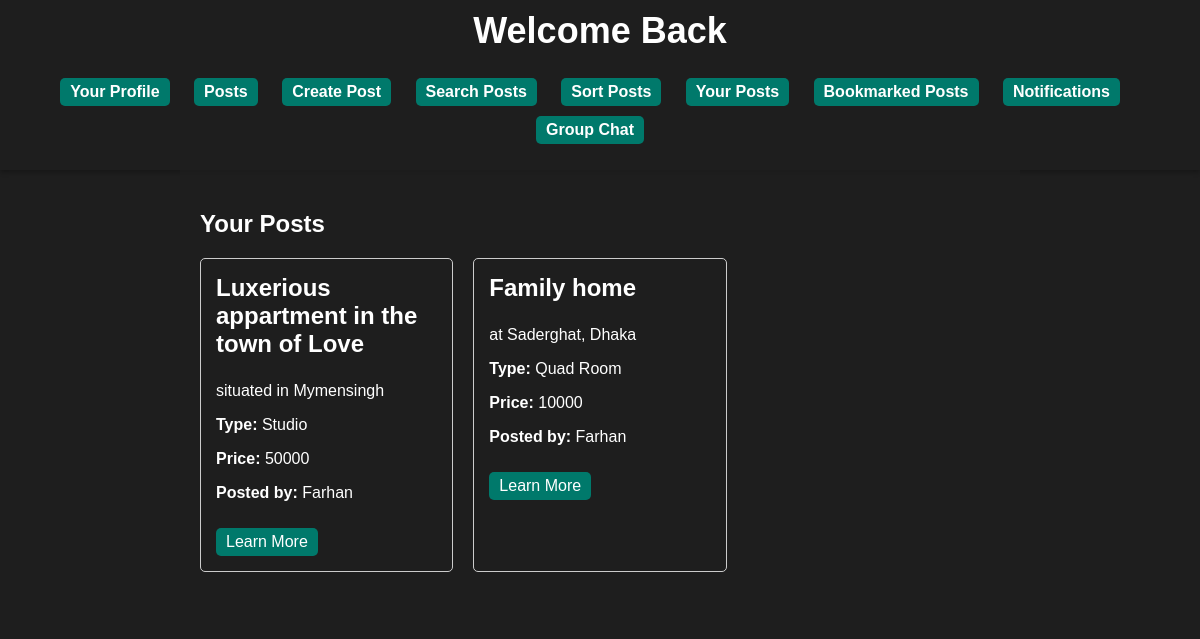
/users/Pravakar/posts/own/ (signed in), run on the app's committed database.
### users/models.py (models this page shows)
class DormRoom(models.Model):
    title = models.CharField(max_length=255)
    content = models.TextField()
    popularity = models.IntegerField(default=0)
    type = models.CharField(max_length=50)
    price = models.CharField(max_length=20)
    link = models.URLField(max_length=200, null=True)
    posted_by = models.ForeignKey(Register, on_delete=models.CASCADE, related_name='posted')
    comments = models.ManyToManyField(Comment, blank=True)
    bookmarked_by = models.ManyToManyField(Register, blank=True, related_name='bookmarked')

class Register(models.Model):
    username=models.CharField(max_length=30)
    email=models.EmailField()
    password=models.CharField(max_length=100)
    nid=models.IntegerField()

### users/views.py (the view)
# urls.py: path('<str:username>/posts/own/', views.own_posts, name='own_posts'),
def own_posts(request, username):
    username = request.session.get('username')
    user = get_object_or_404(Register, username=username)
    posts = DormRoom.objects.filter(posted_by = user)
    return render(request, 'own_posts.html', {'details' : posts, 'username' : username})

### users/templates/own_posts.html
{% extends "profile_base.html" %}
{% block content %}
<body style="background-image: url('/static/bg8.gif'); background-size: cover;">
    <h2>Your Posts</h2>
    <div class="room-grid">
        {% for room in details %}
            <div class="room-card">
                <h3>{{ room.title }}</h3>
                <p style="
                    display: -webkit-box;
                    -webkit-line-clamp: 4;
                    -webkit-box-orient: vertical;
                    overflow: hidden;">{{ room.content }}</p>
                <p><strong>Type:</strong> {{ room.type }}</p>
                <p><strong>Price:</strong> {{ room.price }}</p>
                <p><strong>Posted by:</strong> {{room.posted_by.username}}</p>
                <a href="{{ room.link }}" target="_blank">Learn More</a>
            </div>
        {% endfor %}
    </div>
</body>
{% endblock %}

### users/static/style.css (style rules this page uses)
body { font-family: Arial, sans-serif; margin: 0; padding: 0; background: #1E1E1E; color: #fff; }
.room-grid { display: grid; grid-template-columns: repeat(3, 1fr); gap: 20px; margin: 20px 0; }
.room-card { border: 1px solid #ccc; padding: 15px; border-radius: 5px; transition: transform 0.3s; }
h3 { margin-top: 0; font-size: 24px; transition: color 0.3s; }
a { display: inline-block; padding: 5px 10px; background-color: #00796B; color: #fff; text-decoration: none; border-radius: 5px; margin-top: 10px; transition: background 0.3s; }

### data on the page
DormRoom: title "Luxerious appartment in the town of Love", content "situated in Mymensingh", type "Studio", price "50000", posted_by.username "Farhan"
DormRoom: title "Family home", content "at Saderghat, Dhaka", type "Quad Room", price "10000", posted_by.username "Farhan"
